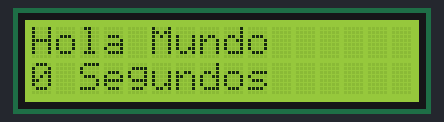
A sketch run on a simulated Arduino Uno, built with avr-gcc and run on an emulated ATmega328P. On the bench: 16×2 character LCD.

Above: at 0.1 s.
At 4.2 s:
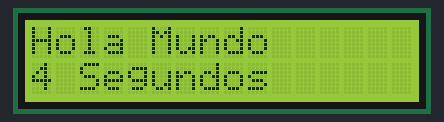
At 9.2 s:
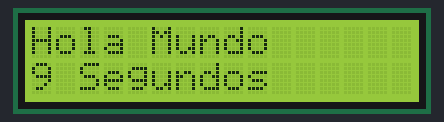
At 19.3 s:
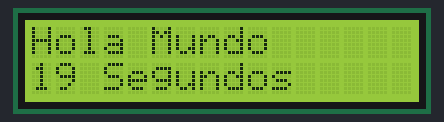
At 28.4 s:
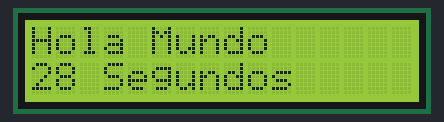
At 38.5 s:
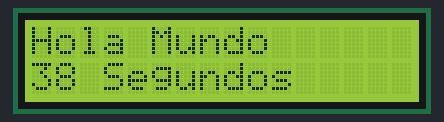

Measured:
- what the display in image 1 shows lasts 1.0 s, from 4.1 s to 5.1 s

The sketch:

practica8.ino
```cpp
//Objetivo de este código: saludar en un LCD 16x2 con I2C en un arduino UNO
//El I2C del LCD tiene cuatro cables que van al arduino así:
// GND --> GND
// VCC --> 5V
// SDA --> A4
// SCL --> A5

#include <Wire.h>
#include <LiquidCrystal_I2C.h>

//Crear el objeto lcd dirección 0x3F y 16 columnas x 2 filas
LiquidCrystal_I2C lcd(0x3F, 16, 2); //

void setup()
{
    lcd.init();              // Inicializar el LCD
    lcd.backlight();         //Encender la luz de fondo
    lcd.print("Hola Mundo"); // Escribimos el Mensaje en el LCD
}

void loop()
{
    // Ubicamos el cursor en la primera posición(columna:0) de la segunda línea(fila:1)
    lcd.setCursor(0, 1);
    // Escribimos el número de segundos trascurridos
    lcd.print(millis() / 1000);
    lcd.print(" Segundos");
    delay(1000);
}
```
